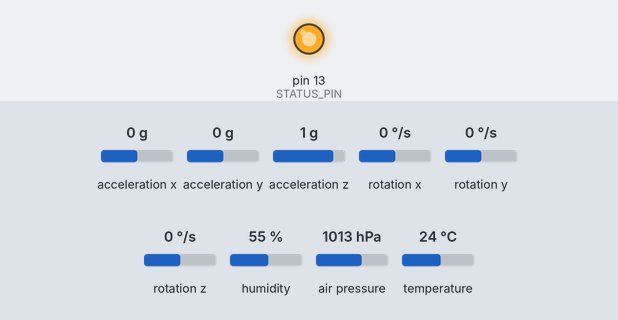
Bench run of a sketch on a simulated Arduino Uno, built with avr-gcc and run on an emulated ATmega328P. Shown: output pins drawn as LEDs (lit = HIGH). Wiring (inferred from the names in the program): MPU-6050 motion sensor at I2C address 0x68. The test bench sets the inputs (shaded band); at power-on: acceleration x 0 g, acceleration y 0 g, acceleration z 1 g, rotation x 0 °/s, rotation y 0 °/s, rotation z 0 °/s, humidity 55 %, air pressure 1013 hPa, temperature 24 °C. The local clock reads 2024-03-15 10:24:30 at power-on unless the sketch sets it; no radio packets arrive unless stated.

Above: at 0.1 s.
At 2.3 s:
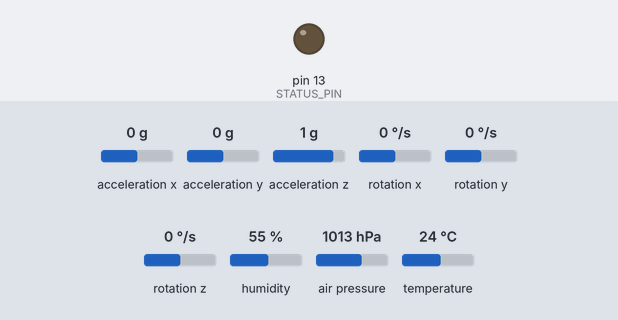
Timing chart, 0 to 3.8 s (numbered marks = the images above):
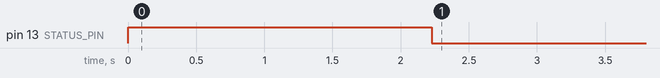

The sketch:

transmitter.ino
```cpp
#include <nRF24L01.h>       //header file for rf
#include <RF24.h>           //header file for rf
#include <RF24_config.h>    //header file for rf
#include <DHT.h>            //header file for DHT11
#include <Adafruit_BMP085.h>//header file for BMP180
#include <Wire.h>           ////header file for I2c protocol also supports for mpu
#include <virtuabotixRTC.h>

#define DHTPIN 3                // Digital pin def for DHT 11. Don't connect to pin 0 or pin 1 can define for any other pin
#define DHTTYPE DHT11           // Define DHT11 module.
virtuabotixRTC myRTC(4, 5, 6);

                    //Global defination for MPU6050
                    #define STATUS_PIN                      13

                    #define MPU_POWER_REG                   0x6B
                    #define MPU_POWER_CYCLE                 0b00000000
                    #define MPU_READ_TIMEOUT                2000
                    #define MPU_SAMP_FREQ                   250

                    #define MPU_GYRO_CFG_REG                0x1B
                    #define MPU_GYRO_READ_REG               0x43
                    #define MPU_GYRO_READ_REG_SIZE          6
                    #define MPU_GYRO_CFG_250DEG             0b00000000
                    #define MPU_GYRO_READINGSCALE_250DEG    131.0
                    #define MPU_GYRO_CFG_500DEG             0b00001000
                    #define MPU_GYRO_READINGSCALE_500DEG    65.5
                    #define MPU_GYRO_CFG_1000DEG            0b00010000
                    #define MPU_GYRO_READINGSCALE_1000DEG   32.8
                    #define MPU_GYRO_CFG_2000DEG            0b00011000
                    #define MPU_GYRO_READINGSCALE_2000DEG   16.4
                    #define MPU_CALIBRATE_READING_NUM       2000


                    #define MPU_ACCEL_CFG_REG               0x1C
                    #define MPU_ACCEL_READ_REG              0x3B
                    #define MPU_ACCEL_READ_REG_SIZE         6
                    #define MPU_ACCEL_CFG_2G                0b00000000
                    #define MPU_ACCEL_READINGSCALE_2G       16384.0
                    #define MPU_ACCEL_CFG_4G                0b00001000
                    #define MPU_ACCEL_READINGSCALE_4G       8192.0
                    #define MPU_ACCEL_CFG_8G                0b00010000
                    #define MPU_ACCEL_READINGSCALE_8G       4096.0
                    #define MPU_ACCEL_CFG_16G               0b00011000
                    #define MPU_ACCEL_READINGSCALE_16G      2048.0

                    #define MPU1_I2C_ADDRESS                0b1101000

                    //variables declearation for MPU

                                  float gForceX, gForceY, gForceZ;
                                  float calibX, calibY, calibZ;
                                  float rotX,rotY,rotZ;
                                  long loopTimer = 0; //variable to calibrate sensor.


DHT dht(DHTPIN, DHTTYPE);       //create DHT object called dht.
Adafruit_BMP085 bmp;            //forward declearation.


RF24 transmit (9,8); //ce,csn                    //create RF24 object called transmit

byte address [5] = "10101";                     //set address to 00001

typedef struct
  {
    float temperature = 0;
    int humidity = 0;
    float pressure = 0;
    float altitude = 0;
    float ax = 0;
    float ay = 0;
    float az = 0;
    int hr = 0;
    int mi = 0;
    int se = 0;
    //const char text[] = "CE";

  }Package;

Package data;

void setup() {
  Serial.begin(9600);

  myRTC.setDS1302Time(20, 13, 1, 2, 9, 12, 2019); //sec,min,hours,dayofweek,dayofmoth,month,year
  dht.begin();  //dht
  bmp.begin();  //bmp
  // mpu
            pinMode(STATUS_PIN,OUTPUT); //for debugging led pin 13
            digitalWrite(STATUS_PIN, LOW);
            Wire.begin();
            SetupMPU();
            calibrateGyro();

  //mpu
  transmit.begin();
  transmit.openWritingPipe(address);            //open writing pipe to address 00001
  transmit.setPALevel(RF24_PA_MIN);             //set RF power output to minimum
  transmit.setDataRate(RF24_250KBPS);           //set data rate to 250kbps
  transmit.setChannel(100);                               //set frequency to channel 100
  transmit.stopListening();
  }


void loop() {
   myRTC.updateTime();

//Serial.print("Current Date / Time: ");
// Serial.print(myRTC.dayofmonth); //You can switch between day and month if you're using American system
// Serial.print("/");
// Serial.print(myRTC.month);
// Serial.print("/");
// Serial.print(myRTC.year);
// Serial.print(" ");
// Serial.print(myRTC.hours);
// Serial.print(":");
// Serial.print(myRTC.minutes);
// Serial.print(":");
// Serial.println(myRTC.seconds);


                   if(ReadMPU())
                     {
                        while(micros() - loopTimer < 1000);
                        loopTimer = micros();
                     }


  //data.temperature = ((dht.readTemperature()+bmp.readTemperature())/2);
  data.temperature = (dht.readTemperature());
  data.humidity = dht.readHumidity();
  data.pressure = bmp.readPressure();
  data.altitude = bmp.readAltitude(101500);

  data.hr = myRTC.hours;
  data.mi = myRTC.minutes;
  data.se = myRTC.seconds;
  //data.text;

 data.ax = gForceX;
  data.ay = gForceY;
   data.az = gForceZ;


        transmit.write(&data,sizeof(data));         //transmit temperature
        transmit.write(&data,sizeof(data));         //transmit humidity
        transmit.write(&data,sizeof(data));         //transmit pressure
        transmit.write(&data,sizeof(data));         //transmit altitude
        transmit.write(&data,sizeof(data));         //hr
        transmit.write(&data,sizeof(data));         //min
        transmit.write(&data,sizeof(data));         //sec
        transmit.write(&data,sizeof(data));         //  transmit acceleration x
        transmit.write(&data,sizeof(data));         //   transmit acceleration y
        transmit.write(&data,sizeof(data));         //   transmit acceleration z
        //transmit.write(&data,sizeof(data));         //call_sign


}

//MPU custom function to call on

          void SetupMPU()   // function to setup MPU6050
            {
              Wire.beginTransmission(MPU1_I2C_ADDRESS);
              Wire.write(MPU_POWER_REG);
              Wire.write(MPU_POWER_CYCLE);
              Wire.endTransmission();
              Wire.beginTransmission(MPU1_I2C_ADDRESS);
              Wire.write(MPU_GYRO_CFG_REG);
              Wire.write(MPU_GYRO_CFG_250DEG);
              Wire.endTransmission();
              Wire.beginTransmission(MPU1_I2C_ADDRESS);
              Wire.write(MPU_ACCEL_CFG_REG);
              Wire.write(MPU_ACCEL_CFG_2G);
              Wire.endTransmission();
            }


                                  bool ReadMPU()  // function to read MPU
                                  {
                                    if(MPUReadAccel() && MPUReadGyro())
                                    {
                                  //    calcRotation();
                                  //    printData();
                                      return true;
                                    }
                                    return false;
                                  }


                                               bool MPUReadAccel()
                                              {
                                                Wire.beginTransmission(MPU1_I2C_ADDRESS);
                                                Wire.write(MPU_ACCEL_READ_REG);
                                                Wire.endTransmission();
                                                Wire.requestFrom(MPU1_I2C_ADDRESS, MPU_ACCEL_READ_REG_SIZE);
                                                long timeout = millis() + MPU_READ_TIMEOUT;
                                                while(Wire.available() < MPU_ACCEL_READ_REG_SIZE && timeout < millis());
                                                if (timeout <= millis()) return false;
                                                gForceX = (long)(Wire.read() << 8 | Wire.read()) / MPU_ACCEL_READINGSCALE_2G;
                                                gForceY = (long)(Wire.read() << 8 | Wire.read()) / MPU_ACCEL_READINGSCALE_2G;
                                                gForceZ = (long)(Wire.read() << 8 | Wire.read()) / MPU_ACCEL_READINGSCALE_2G;
                                                return true;
                                              }

bool MPUReadGyro()
{
  Wire.beginTransmission(MPU1_I2C_ADDRESS);
  Wire.write(MPU_GYRO_READ_REG);
  Wire.endTransmission();
  Wire.requestFrom(MPU1_I2C_ADDRESS, MPU_GYRO_READ_REG_SIZE);
  long timeout = millis() + MPU_READ_TIMEOUT;
  while(Wire.available() < MPU_ACCEL_READ_REG_SIZE && timeout < millis());
  if (timeout <= millis()) return false;
  rotX = (long)(Wire.read() << 8 | Wire.read()) / MPU_GYRO_READINGSCALE_250DEG;
  rotY = (long)(Wire.read() << 8 | Wire.read()) / MPU_GYRO_READINGSCALE_250DEG;
  rotZ = (long)(Wire.read() << 8 | Wire.read()) / MPU_GYRO_READINGSCALE_250DEG;

  return true;
}


void calibrateGyro() //2nd function on setup for calibrating gyro in setup.
{
  loopTimer = 0;

  digitalWrite(STATUS_PIN, HIGH);
 // Serial.println("Calibrating Gyro");

  calibX = 0;
  calibY = 0;
  calibZ = 0;


  for(int i=0; i<MPU_CALIBRATE_READING_NUM;i++)
  {
    if(MPUReadGyro())
    {
      calibX += rotX;
      calibY += rotY;
      calibZ += rotZ;

      //wait for the next sample cycle
      while(micros() - loopTimer < 1000);
      loopTimer = micros();
    }
    else
    {
      i--;
    }
  }
  calibX = calibX / MPU_CALIBRATE_READING_NUM;
  calibY = calibY / MPU_CALIBRATE_READING_NUM;
  calibZ = calibZ / MPU_CALIBRATE_READING_NUM;


  digitalWrite(STATUS_PIN, LOW);
}
```
